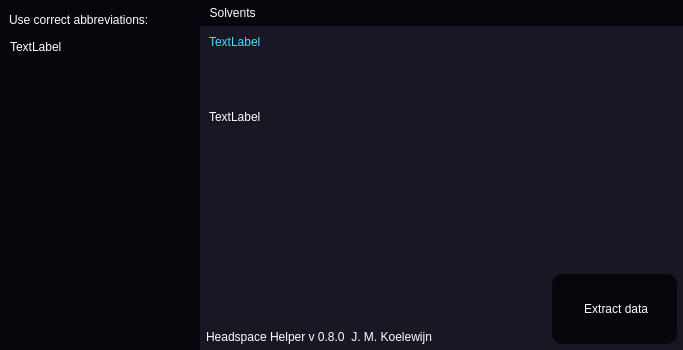
<?xml version="1.0" encoding="UTF-8"?>
<ui version="4.0">
 <class>MainWindow</class>
 <widget class="QMainWindow" name="MainWindow">
  <property name="geometry">
   <rect>
    <x>0</x>
    <y>0</y>
    <width>683</width>
    <height>350</height>
   </rect>
  </property>
  <property name="windowTitle">
   <string>MainWindow</string>
  </property>
  <property name="styleSheet">
   <string notr="true">* {
border: none;
}</string>
  </property>
  <widget class="QWidget" name="centralwidget">
   <property name="styleSheet">
    <string notr="true">background-color: rgb(24, 24, 36);</string>
   </property>
   <layout class="QHBoxLayout" name="horizontalLayout">
    <property name="spacing">
     <number>0</number>
    </property>
    <property name="leftMargin">
     <number>0</number>
    </property>
    <property name="topMargin">
     <number>0</number>
    </property>
    <property name="rightMargin">
     <number>0</number>
    </property>
    <property name="bottomMargin">
     <number>0</number>
    </property>
    <item>
     <widget class="QFrame" name="solvents_menu_container">
      <property name="maximumSize">
       <size>
        <width>200</width>
        <height>16777215</height>
       </size>
      </property>
      <property name="styleSheet">
       <string notr="true">background-color: rgb(9, 5, 13);</string>
      </property>
      <property name="frameShape">
       <enum>QFrame::StyledPanel</enum>
      </property>
      <property name="frameShadow">
       <enum>QFrame::Raised</enum>
      </property>
      <layout class="QVBoxLayout" name="verticalLayout_2">
       <property name="spacing">
        <number>0</number>
       </property>
       <property name="leftMargin">
        <number>0</number>
       </property>
       <property name="topMargin">
        <number>0</number>
       </property>
       <property name="rightMargin">
        <number>0</number>
       </property>
       <property name="bottomMargin">
        <number>0</number>
       </property>
       <item>
        <widget class="QFrame" name="solvent_menu">
         <property name="minimumSize">
          <size>
           <width>198</width>
           <height>0</height>
          </size>
         </property>
         <property name="frameShape">
          <enum>QFrame::StyledPanel</enum>
         </property>
         <property name="frameShadow">
          <enum>QFrame::Raised</enum>
         </property>
         <widget class="QLabel" name="solvents_title">
          <property name="geometry">
           <rect>
            <x>9</x>
            <y>9</y>
            <width>181</width>
            <height>21</height>
           </rect>
          </property>
          <property name="styleSheet">
           <string notr="true">color: white;
font: 11pt &quot;Calibri&quot;;</string>
          </property>
          <property name="text">
           <string>Use correct abbreviations:</string>
          </property>
         </widget>
         <widget class="QLabel" name="solvents">
          <property name="geometry">
           <rect>
            <x>10</x>
            <y>40</y>
            <width>181</width>
            <height>301</height>
           </rect>
          </property>
          <property name="styleSheet">
           <string notr="true">color: white;
font: 11pt &quot;Calibri&quot;;</string>
          </property>
          <property name="text">
           <string>TextLabel</string>
          </property>
          <property name="alignment">
           <set>Qt::AlignLeading|Qt::AlignLeft|Qt::AlignTop</set>
          </property>
         </widget>
         <widget class="QPushButton" name="solvents_logo">
          <property name="geometry">
           <rect>
            <x>130</x>
            <y>280</y>
            <width>71</width>
            <height>61</height>
           </rect>
          </property>
          <property name="text">
           <string/>
          </property>
          <property name="icon">
           <iconset resource="icons.qrc">
            <normaloff>:/icons/icons/erlenmeyer.svg</normaloff>:/icons/icons/erlenmeyer.svg</iconset>
          </property>
          <property name="iconSize">
           <size>
            <width>50</width>
            <height>50</height>
           </size>
          </property>
         </widget>
        </widget>
       </item>
      </layout>
     </widget>
    </item>
    <item>
     <widget class="QFrame" name="main_body">
      <property name="styleSheet">
       <string notr="true"/>
      </property>
      <property name="frameShape">
       <enum>QFrame::StyledPanel</enum>
      </property>
      <property name="frameShadow">
       <enum>QFrame::Raised</enum>
      </property>
      <layout class="QVBoxLayout" name="verticalLayout">
       <property name="spacing">
        <number>0</number>
       </property>
       <property name="leftMargin">
        <number>0</number>
       </property>
       <property name="topMargin">
        <number>0</number>
       </property>
       <property name="rightMargin">
        <number>0</number>
       </property>
       <property name="bottomMargin">
        <number>0</number>
       </property>
       <item alignment="Qt::AlignTop">
        <widget class="QFrame" name="header_frame">
         <property name="styleSheet">
          <string notr="true">background-color: rgb(9, 5, 13);</string>
         </property>
         <property name="frameShape">
          <enum>QFrame::StyledPanel</enum>
         </property>
         <property name="frameShadow">
          <enum>QFrame::Raised</enum>
         </property>
         <layout class="QHBoxLayout" name="horizontalLayout_2">
          <property name="spacing">
           <number>6</number>
          </property>
          <property name="leftMargin">
           <number>6</number>
          </property>
          <property name="topMargin">
           <number>6</number>
          </property>
          <property name="rightMargin">
           <number>6</number>
          </property>
          <property name="bottomMargin">
           <number>6</number>
          </property>
          <item alignment="Qt::AlignLeft|Qt::AlignTop">
           <widget class="QFrame" name="frame_2">
            <property name="frameShape">
             <enum>QFrame::StyledPanel</enum>
            </property>
            <property name="frameShadow">
             <enum>QFrame::Raised</enum>
            </property>
            <layout class="QVBoxLayout" name="verticalLayout_3">
             <property name="spacing">
              <number>0</number>
             </property>
             <property name="leftMargin">
              <number>0</number>
             </property>
             <property name="topMargin">
              <number>0</number>
             </property>
             <property name="rightMargin">
              <number>0</number>
             </property>
             <property name="bottomMargin">
              <number>0</number>
             </property>
             <item>
              <widget class="QPushButton" name="solvents_btn">
               <property name="styleSheet">
                <string notr="true">color: white;
font: 12pt &quot;Calibri&quot;;</string>
               </property>
               <property name="text">
                <string> Solvents</string>
               </property>
               <property name="icon">
                <iconset>
                 <normaloff>icons/chevron-left.svg</normaloff>icons/chevron-left.svg</iconset>
               </property>
              </widget>
             </item>
            </layout>
           </widget>
          </item>
          <item alignment="Qt::AlignRight|Qt::AlignTop">
           <widget class="QFrame" name="frame">
            <property name="frameShape">
             <enum>QFrame::StyledPanel</enum>
            </property>
            <property name="frameShadow">
             <enum>QFrame::Raised</enum>
            </property>
            <layout class="QHBoxLayout" name="horizontalLayout_3">
             <property name="spacing">
              <number>0</number>
             </property>
             <property name="leftMargin">
              <number>0</number>
             </property>
             <property name="topMargin">
              <number>0</number>
             </property>
             <property name="rightMargin">
              <number>0</number>
             </property>
             <property name="bottomMargin">
              <number>0</number>
             </property>
             <item>
              <widget class="QPushButton" name="minimize_btn">
               <property name="text">
                <string/>
               </property>
               <property name="icon">
                <iconset resource="icons.qrc">
                 <normaloff>:/icons/icons/arrow-down-left.svg</normaloff>:/icons/icons/arrow-down-left.svg</iconset>
               </property>
              </widget>
             </item>
             <item>
              <widget class="QPushButton" name="close_btn">
               <property name="text">
                <string/>
               </property>
               <property name="icon">
                <iconset resource="icons.qrc">
                 <normaloff>:/icons/icons/x.svg</normaloff>:/icons/icons/x.svg</iconset>
               </property>
              </widget>
             </item>
            </layout>
           </widget>
          </item>
         </layout>
        </widget>
       </item>
       <item>
        <widget class="QFrame" name="main_body_contents">
         <property name="sizePolicy">
          <sizepolicy hsizetype="Preferred" vsizetype="Expanding">
           <horstretch>0</horstretch>
           <verstretch>0</verstretch>
          </sizepolicy>
         </property>
         <property name="styleSheet">
          <string notr="true">QWidget#main_body_contents {
background-image: url(:/icons/icons/viinum_logo.svg);
background-position: center;
background-position: cover;
background-repeat: no-repeat;
}

</string>
         </property>
         <property name="frameShape">
          <enum>QFrame::StyledPanel</enum>
         </property>
         <property name="frameShadow">
          <enum>QFrame::Raised</enum>
         </property>
         <widget class="QFrame" name="frame_5">
          <property name="geometry">
           <rect>
            <x>9</x>
            <y>9</y>
            <width>461</width>
            <height>69</height>
           </rect>
          </property>
          <property name="styleSheet">
           <string notr="true">background-color: rgba(24, 24, 36, 0);</string>
          </property>
          <property name="frameShape">
           <enum>QFrame::StyledPanel</enum>
          </property>
          <property name="frameShadow">
           <enum>QFrame::Raised</enum>
          </property>
          <layout class="QVBoxLayout" name="verticalLayout_8">
           <property name="spacing">
            <number>0</number>
           </property>
           <property name="leftMargin">
            <number>0</number>
           </property>
           <property name="topMargin">
            <number>0</number>
           </property>
           <property name="rightMargin">
            <number>0</number>
           </property>
           <property name="bottomMargin">
            <number>0</number>
           </property>
           <item alignment="Qt::AlignTop">
            <widget class="QLabel" name="information_top">
             <property name="styleSheet">
              <string notr="true">color: #48dbfb;
font: 11pt &quot;Calibri&quot;;</string>
             </property>
             <property name="text">
              <string>TextLabel</string>
             </property>
            </widget>
           </item>
          </layout>
         </widget>
         <widget class="QFrame" name="frame_6">
          <property name="geometry">
           <rect>
            <x>9</x>
            <y>84</y>
            <width>451</width>
            <height>141</height>
           </rect>
          </property>
          <property name="styleSheet">
           <string notr="true">background-color: rgba(24, 24, 36, 0);</string>
          </property>
          <property name="frameShape">
           <enum>QFrame::StyledPanel</enum>
          </property>
          <property name="frameShadow">
           <enum>QFrame::Raised</enum>
          </property>
          <layout class="QHBoxLayout" name="horizontalLayout_5">
           <property name="spacing">
            <number>0</number>
           </property>
           <property name="leftMargin">
            <number>0</number>
           </property>
           <property name="topMargin">
            <number>0</number>
           </property>
           <property name="rightMargin">
            <number>0</number>
           </property>
           <property name="bottomMargin">
            <number>0</number>
           </property>
           <item alignment="Qt::AlignTop">
            <widget class="QLabel" name="information_bottom">
             <property name="styleSheet">
              <string notr="true">color: white;
font: 11pt &quot;Calibri&quot;;</string>
             </property>
             <property name="text">
              <string>TextLabel</string>
             </property>
            </widget>
           </item>
          </layout>
         </widget>
        </widget>
       </item>
       <item alignment="Qt::AlignBottom">
        <widget class="QFrame" name="footer">
         <property name="styleSheet">
          <string notr="true"/>
         </property>
         <property name="frameShape">
          <enum>QFrame::StyledPanel</enum>
         </property>
         <property name="frameShadow">
          <enum>QFrame::Raised</enum>
         </property>
         <layout class="QHBoxLayout" name="horizontalLayout_4">
          <property name="spacing">
           <number>6</number>
          </property>
          <property name="leftMargin">
           <number>6</number>
          </property>
          <property name="topMargin">
           <number>6</number>
          </property>
          <property name="rightMargin">
           <number>6</number>
          </property>
          <property name="bottomMargin">
           <number>6</number>
          </property>
          <item>
           <widget class="QFrame" name="frame_3">
            <property name="styleSheet">
             <string notr="true"/>
            </property>
            <property name="frameShape">
             <enum>QFrame::StyledPanel</enum>
            </property>
            <property name="frameShadow">
             <enum>QFrame::Raised</enum>
            </property>
            <layout class="QVBoxLayout" name="verticalLayout_4">
             <property name="spacing">
              <number>0</number>
             </property>
             <property name="leftMargin">
              <number>0</number>
             </property>
             <property name="topMargin">
              <number>0</number>
             </property>
             <property name="rightMargin">
              <number>0</number>
             </property>
             <property name="bottomMargin">
              <number>0</number>
             </property>
             <item alignment="Qt::AlignBottom">
              <widget class="QLabel" name="app_info">
               <property name="styleSheet">
                <string notr="true">color: white;
font: 9pt &quot;Calibri&quot;;</string>
               </property>
               <property name="text">
                <string>Headspace Helper v 0.8.0  J. M. Koelewijn</string>
               </property>
              </widget>
             </item>
            </layout>
           </widget>
          </item>
          <item>
           <widget class="QFrame" name="frame_4">
            <property name="styleSheet">
             <string notr="true"/>
            </property>
            <property name="frameShape">
             <enum>QFrame::StyledPanel</enum>
            </property>
            <property name="frameShadow">
             <enum>QFrame::Raised</enum>
            </property>
            <layout class="QVBoxLayout" name="verticalLayout_5">
             <property name="spacing">
              <number>0</number>
             </property>
             <property name="leftMargin">
              <number>0</number>
             </property>
             <property name="topMargin">
              <number>0</number>
             </property>
             <property name="rightMargin">
              <number>0</number>
             </property>
             <property name="bottomMargin">
              <number>0</number>
             </property>
             <item alignment="Qt::AlignRight|Qt::AlignBottom">
              <widget class="QPushButton" name="extract_data_btn">
               <property name="minimumSize">
                <size>
                 <width>125</width>
                 <height>70</height>
                </size>
               </property>
               <property name="maximumSize">
                <size>
                 <width>125</width>
                 <height>70</height>
                </size>
               </property>
               <property name="styleSheet">
                <string notr="true">color: white;
background-color: rgb(9, 5, 13);
border-radius: 10px;
font: 12pt &quot;Calibri&quot;;</string>
               </property>
               <property name="text">
                <string> Extract data</string>
               </property>
               <property name="icon">
                <iconset resource="icons.qrc">
                 <normaloff>:/icons/icons/file-text.svg</normaloff>:/icons/icons/file-text.svg</iconset>
               </property>
               <property name="iconSize">
                <size>
                 <width>20</width>
                 <height>20</height>
                </size>
               </property>
              </widget>
             </item>
            </layout>
           </widget>
          </item>
         </layout>
        </widget>
       </item>
      </layout>
     </widget>
    </item>
   </layout>
  </widget>
 </widget>
 <resources>
  <include location="icons.qrc"/>
 </resources>
 <connections/>
</ui>
